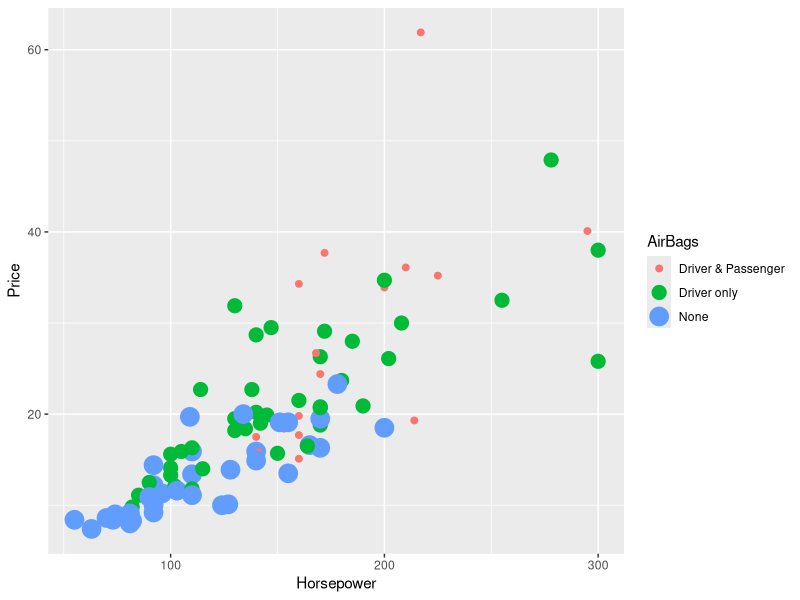

The R script that drew this image:
# Title     : TODO
# Objective : TODO
# Created by: justk
# Created on: 2021-05-11

library(ggplot2)
library(MASS)
qplot(Horsepower,
      Price,
      data = Cars93,
      colour = AirBags,
      size = AirBags)